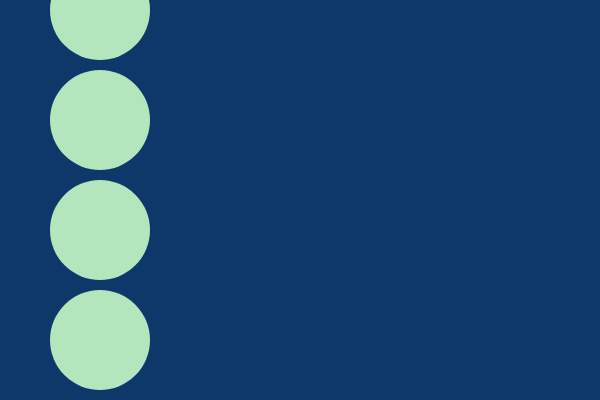
Frame 1 (no input)
Frame 60 (no input): identical to frame 1, image omitted
Frame 120 (the mouse pressed at the canvas centre since frame 60): identical to frame 1, image omitted

The p5.js sketch that drew this single still picture (run headless with seeded random() and noise() and a simulated clock; from frame 60 on, the mouse is pressed at the canvas centre):

// p5.js sketch
// ── sketch.js
//var speed = 2;

function setup() {
  createCanvas(600,400);// the canvas is set to a width of 600 and a height of 400.
}

function draw() {
  background(14, 56, 105);// background color set to a rgb of 14, 56, and 105
  
  
  var y = 10; // the value of x is 10 in this case.
  while(y <= width) {//its stating that while Y is less than or greater than the width of the canvas, to loop the following code. 
   noStroke();//no stroke is added to the following shapes under it.
   fill(180,230,190);// a stroke spectrum of greenish tint on the rgb.
   ellipse(100, y, 100, 100);// the x and the width and height share a value of 100. 
   y= y + 110;// Y equals the value the variable is assigned but then added by 110 only if its less than or equal to the width. 
   
   
   
  // fill(255,62,124);
  // ellipse(x, 400, 100, 100);
   
  }
  
  
  /*
  for (y = 0; y<= height; y+= 50){
    stroke(255);
    fill(255.255,0);
    rect(300, y, 50, 50);
    rect(400, y, 50, 50);
    rect(100, y, 50, 50);
  }*/
  //var circX = 0;
  
  //circX = circX + speed;
  
  
  //   for (circX = 0; circX <= width; circX = circX + 30){
  //     stroke(50);
  //     fill('#f89');
  
  //     ellipse(circX,100,50,50);
      
  //   fill('#fe3');
  //     ellipse(circX,200,50,50);
  //     ellipse(circX, 300, 50,50);
       
  // }
  

}
